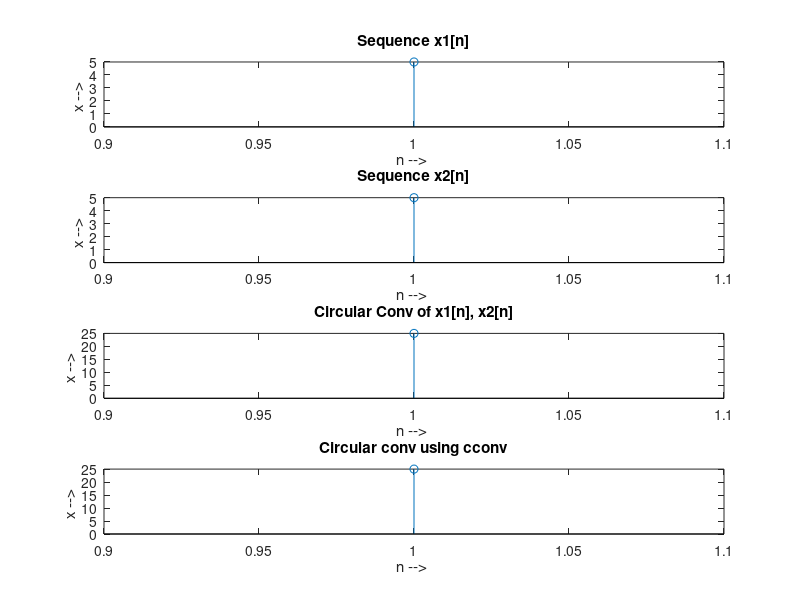

Here is the MATLAB script that generated this plot:
x1 = input('Enter sequence1 : ')
x2 = input('Enter sequence2 : ')

N = max(length(x1), length(x2))
x1 = [x1, zeros(1, N - length(x1))]
x2 = [x2, zeros(1, N - length(x2))]
Y = zeros(1,N)
for i=1:N
    for j=1:N
        k = i-j+1;
        if k<=0
            k = N+k;
        end
        Y(i) = Y(i) + x1(j)*x2(k);
    end
end
Y
subplot(4,1,3)
stem(Y)
title('Circular Conv of x1[n], x2[n]')
xlabel('n --> ')
ylabel('x --> ')

subplot(4,1,1)
stem(x1)
title('Sequence x1[n]')
xlabel('n --> ')
ylabel('x --> ')

subplot(4,1,2)
stem(x2)
title('Sequence x2[n]')
xlabel('n --> ')
ylabel('x --> ')

Z = cconv(x1,x2,N)
subplot(4,1,4)
stem(Z)
title('Circular conv using cconv')
xlabel('n --> ')
ylabel('x --> ')